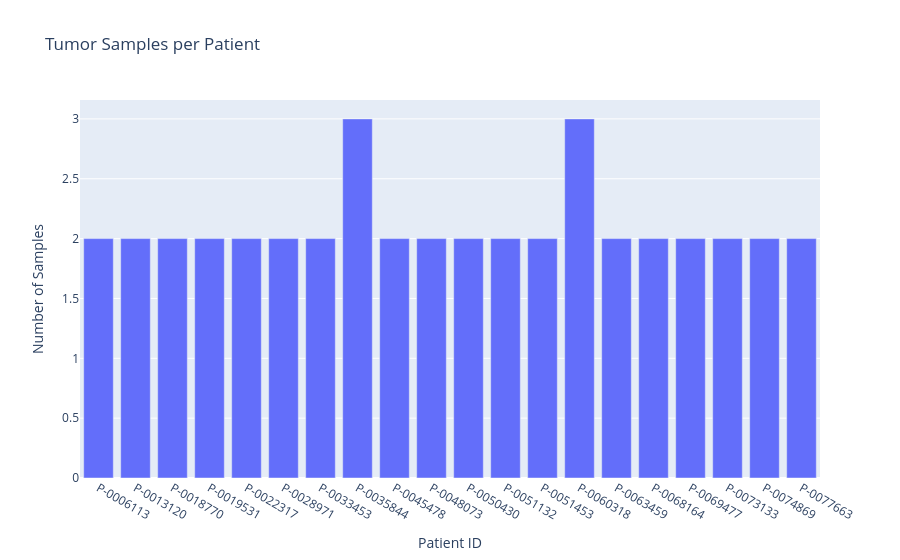

Write notebook code for a chart like this one.
### Markdown cell above
# Distribution of Sample Count

### Code cell
fig = px.bar(
    sample_counts,
    x="Patient ID",
    y="Number of Samples",
    title="Tumor Samples per Patient"
)

fig.show()

### Figure 1 — Plotly figure (JSON) as saved in the notebook; plotly's stock layout.template omitted (floating-point values rounded to 4 significant figures)
{"data": [{"hovertemplate": "Patient ID=%{x}<br>Number of Samples=%{y}<extra></extra>", "legendgroup": "", "marker": {"color": "#636efa", "pattern": {"shape": ""}}, "name": "", "orientation": "v", "showlegend": false, "textposition": "auto", "type": "bar", "x": ["P-0006113", "P-0013120", "P-0018770", "P-0019531", "P-0022317", "P-0028971", "P-0033453", "P-0035844", "P-0045478", "P-0048073", "P-0050430", "P-0051132", "P-0051453", "P-0060318", "P-0063459", "P-0068164", "P-0069477", "P-0073133", "P-0074869", "P-0077663"], "xaxis": "x", "y": [2, 2, 2, 2, 2, 2, 2, 3, 2, 2, 2, 2, 2, 3, 2, 2, 2, 2, 2, 2], "yaxis": "y"}], "layout": {"barmode": "relative", "legend": {"tracegroupgap": 0}, "title": {"text": "Tumor Samples per Patient"}, "xaxis": {"anchor": "y", "domain": [0, 1], "title": {"text": "Patient ID"}}, "yaxis": {"anchor": "x", "domain": [0, 1], "title": {"text": "Number of Samples"}}}}
